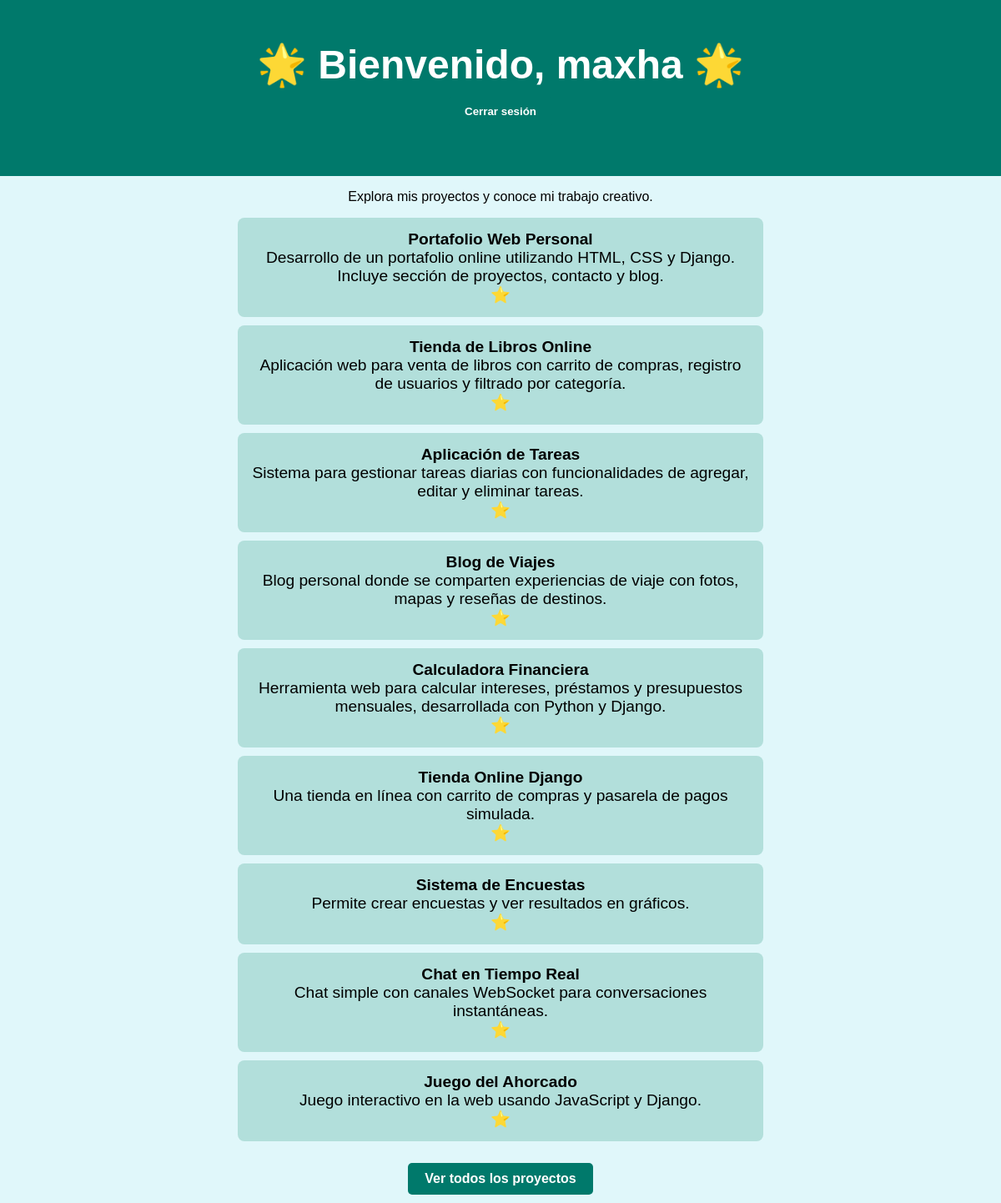
The app's page / (signed in) with its own data.
### proyectos/models.py (models this page shows, shortened)
class Proyecto(models.Model):
    titulo = models.CharField(max_length=200)
    descripcion = models.TextField()
    fecha_creacion = models.DateField(auto_now_add=True, null=True, blank=True)
    link = models.URLField(blank=True, null=True)

### proyectos/views.py (the view)
# urls.py: path('', views.inicio, name='inicio'),  # Pantalla principal (requiere login)
@login_required(login_url='login')  # Solo usuarios logueados pueden ver esta página
def inicio(request):
    proyectos = Proyecto.objects.all()  # Trae todos los proyectos desde la DB
    return render(request, 'proyectos/home.html', {'proyectos': proyectos})

### proyectos/templates/proyectos/home.html (shortened to what this page needs)
<!DOCTYPE html>
<html lang="es">
<head>
</head>
<body>
    <header>
        <h1>🌟 Bienvenido, {{ request.user.username }} 🌟</h1>
        <form method="post" action="{% url 'logout' %}">
            <button type="submit">Cerrar sesión</button>
        </form>
    </header>
    <p>Explora mis proyectos y conoce mi trabajo creativo.</p>
    <ul>
        {% for proyecto in proyectos %}
            <li>
                <strong>{{ proyecto.titulo }}</strong><br>
                {{ proyecto.descripcion }}<br>
                ⭐ {{ proyecto.estrellas }}
            </li>
        {% endfor %}
    </ul>
    <a href="{% url 'lista_proyectos' %}">Ver todos los proyectos</a>
</body>
</html>

### proyectos/templates/proyectos/home.html (style rules this page uses)
body { font-family: Arial, sans-serif; background-color: #e0f7fa; margin: 0; padding: 0; text-align: center; }
header { background-color: #00796b; color: white; padding: 50px 20px; }
h1 { font-size: 3em; margin: 0; }
form button { display: inline-block; margin: 10px; padding: 10px 20px; background-color: #00796b; color: white; border: none; border-radius: 5px; font-weight: bold; cursor: pointer; }
ul { list-style: none; padding: 0; }
li { background-color: #b2dfdb; margin: 10px auto; padding: 15px; width: 50%; border-radius: 8px; font-size: 1.2em; }
a { display: inline-block; margin: 10px; padding: 10px 20px; background-color: #00796b; color: white; text-decoration: none; border-radius: 5px; font-weight: bold; }

### records on screen
Proyecto: titulo "Portafolio Web Personal", descripcion "Desarrollo de un portafolio online utilizando HTML, CSS y Django. Incluye sección de proyectos, contacto y blog."
Proyecto: titulo "Tienda de Libros Online", descripcion "Aplicación web para venta de libros con carrito de compras, registro de usuarios y filtrado por categoría."
Proyecto: titulo "Aplicación de Tareas", descripcion "Sistema para gestionar tareas diarias con funcionalidades de agregar, editar y eliminar tareas."
Proyecto: titulo "Blog de Viajes", descripcion "Blog personal donde se comparten experiencias de viaje con fotos, mapas y reseñas de destinos."
Proyecto: titulo "Calculadora Financiera", descripcion "Herramienta web para calcular intereses, préstamos y presupuestos mensuales, desarrollada con Python y Django."
Proyecto: titulo "Tienda Online Django", descripcion "Una tienda en línea con carrito de compras y pasarela de pagos simulada."
Proyecto: titulo "Sistema de Encuestas", descripcion "Permite crear encuestas y ver resultados en gráficos."
Proyecto: titulo "Chat en Tiempo Real", descripcion "Chat simple con canales WebSocket para conversaciones instantáneas."
Proyecto: titulo "Juego del Ahorcado", descripcion "Juego interactivo en la web usando JavaScript y Django."

### other values on screen
{{ request.user.username }} "maxha"
